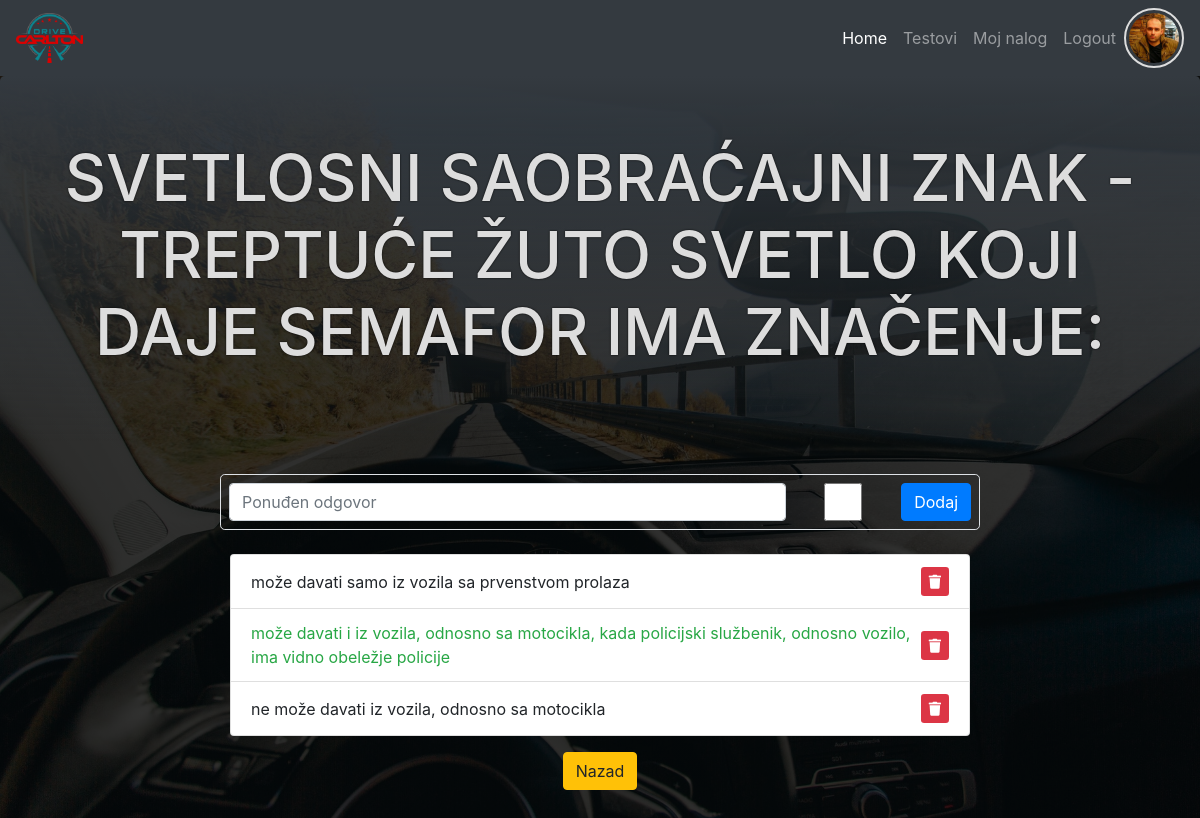
The page /question.php/test_questions.php?id=5 (signed in) on the database as committed earlier.
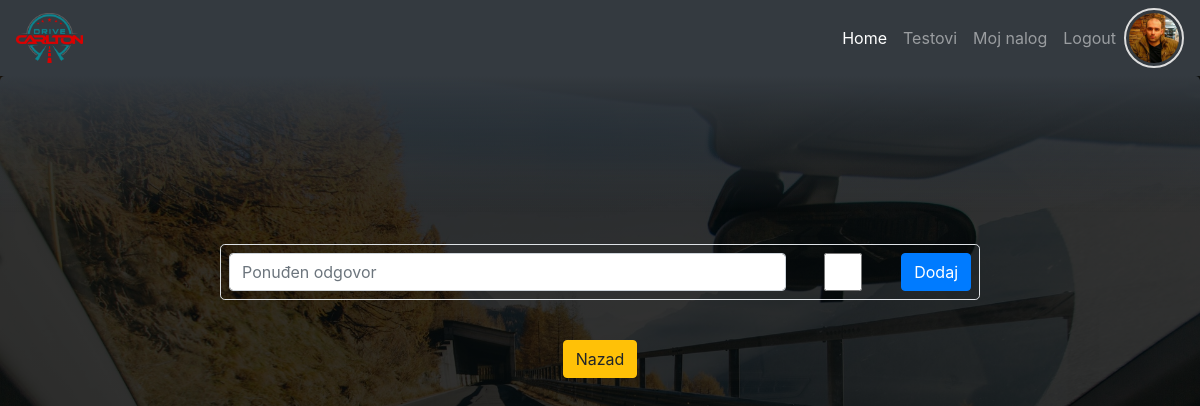
The same page on the database as committed later.
### tables this page shows
CREATE TABLE `users` (
  `id` int(11) NOT NULL,
  `first_name` varchar(50) NOT NULL,
  `last_name` varchar(50) NOT NULL,
  `date_birth` date NOT NULL,
  `email` varchar(50) NOT NULL,
  `password` varchar(60) NOT NULL,
  `created_at` timestamp NOT NULL DEFAULT CURRENT_TIMESTAMP,
  `last_login` timestamp NOT NULL DEFAULT CURRENT_TIMESTAMP,
  `profil_img` varchar(60) DEFAULT NULL,
  `role_id` int(11) DEFAULT NULL
);

CREATE TABLE `question` (
  `id` int(11) NOT NULL,
  `question` text NOT NULL,
  `atach` varchar(50) DEFAULT NULL,
  `test_id` int(11) NOT NULL,
  `answers` int(10) DEFAULT '1',
  `points` int(10) DEFAULT '1'
);

CREATE TABLE `solution` (
  `id` int(11) NOT NULL,
  `question_id` int(11) NOT NULL,
  `solution` varchar(255) NOT NULL,
  `corect` int(11) NOT NULL DEFAULT '0'
);

### question.php (called while the page is built, shortened)
<?php
require_once "core/init.php";
$user_info = $User->selectSingleJoin(
    ["users", "roles"],
    "role_id",
    ["id" => $_SESSION["id"]]
);
if (isset($_GET["id"])) {
    $question = $Tests->selectSingle("question", ["id" => $_GET["id"]]);
    $solution = $Tests->selectAll("solution", ["question_id" => $_GET["id"]]);
}
require_once ROOT . "/view/question.view.php";

### core/init.php (called while the page is built, shortened)
<?php
require_once "classes/Conection.php";
require_once "classes/QueryBuilder.php";
require_once "classes/User.php";
$database = $conn_config["home_desktop"];
$User         = new User($database);
$Tests        = new Tests($database);

### core/classes/User.php (called while the page is built, shortened)
<?php
class User extends QueryBuilder
{
    public function isLoged()
    {
        if (isset($_SESSION["id"])) {
            return false;
        } else {
            return true;
        }
    }
}

### core/classes/QueryBuilder.php (called while the page is built, shortened)
<?php
class QueryBuilder extends Connection
{
    public function selectAll(string $table, array $criteria = [])
    {
        $sql = "SELECT * FROM {$table}";
        if (count($criteria) > 0) {
            $key = key($criteria);
            $sql .= " WHERE {$key} = :{$key}";
        }
        $qry = $this->db->prepare($sql);
        if (count($criteria) > 0) {
            $qry->execute($criteria);
        } else {
            $qry->execute();
        }
        $result = $qry->fetchAll(PDO::FETCH_ASSOC);
        return $result;
    }
    public function selectSingle(string $table, array $criteria)
    {
        $key = key($criteria);
        $sql = "SELECT * FROM {$table} WHERE {$key} = :{$key}";
        $qry = $this->db->prepare($sql);
        $qry->execute($criteria);
        $result = $qry->fetch(PDO::FETCH_ASSOC);
        return $result;
    }
    public function selectSingleJoin(array $table, String $join_on, $criteria)
    {
        $key = key($criteria);
        $sql = "SELECT
                {$table[0]}.*, {$table[0]}.id {$table[0]}_id, {$table[1]}.*
                FROM {$table[0]}
                JOIN {$table[1]}
                ON {$table[0]}.{$join_on} = {$table[1]}.id
                WHERE {$table[0]}.{$key} = :{$key}";
        $qry = $this->db->prepare($sql);
        $qry->execute($criteria);
        $result = $qry->fetch(PDO::FETCH_OBJ);
        return $result;
    }
}

### core/classes/Conection.php (called while the page is built, shortened)
<?php
class Connection
{
    public function __construct($database)
    {
        try {
            $this->db = new PDO("mysql:host={$database['host']};dbname={$database['dbname']}", $database["user"], $database["password"]);
        } catch (PDOException $err) {
            die("Doslo je do greske. Nije moguce konektovati se sa bazom - " . $err->getMessage());
        }
    }
}

### view/question.view.php (the view, shortened to what this page needs)
<?php
require ROOT . "/include/top.php";
require ROOT . "/include/main_nav.php";
?>
<header class="jumbotron text-center">
    <h1><?php echo $question["question"]; ?></h1>
</header>
<section class="container pb-5">
    <article class="row">
        <form class="col-md-8 offset-md-2 row justify-content-between border rounded-lg p-2" action="question.php"
            method="post">
            <input class="form-control col-md-9 mb-0" type="text" name="option" placeholder="Ponuđen odgovor"></input>
            <input class="form-control col-md-1 mb-0" type="checkbox" name="corect" value="1"
                placeholder="Ponuđen odgovor"></input>
            <button class="btn btn-primary" name="add_option" type="submit">Dodaj</button>
        </form>
    </article>
    <article class="row no-gutters mt-4">
        <ul class="col-md-8 offset-md-2 list-group">
            <?php foreach($solution as $sol): ?>
            <li class="list-group-item <?php echo ($sol["corect"]) ? "text-success" : "" ?> d-flex align-items-center">
                <p class="flex-grow-1 m-0"><?php echo $sol["solution"]; ?></p>
                <a class="btn-sm btn-danger bg-danger"
                    href="delete_solution.php?<?php echo "id={$sol["id"]}&qid={$_GET["id"]}"; ?>"><i
                        class="fas fa-trash"></i></a>
            </li>
            <?php endforeach; ?>
        </ul>
        <div class="col-md-8 offset-md-2 mt-3 text-center">
            <a class="btn btn-warning"
                href="<?php echo ROOT_DIR . "/test_questions.php?id={$question["test_id"]}"; ?>">Nazad</a>
        </div>
    </article>
</section>
<?php
require ROOT . "/include/bottom.php";
?>

### include/top.php (shortened to what this page needs)
<!DOCTYPE html>
<html lang="en">
<head>
    <link rel="stylesheet" href="https://cdnjs.cloudflare.com/ajax/libs/font-awesome/5.15.3/css/all.min.css"
 />
    <link rel="stylesheet" href="https://cdn.jsdelivr.net/npm/bootstrap@4.6.0/dist/css/bootstrap.min.css"
>
    <link rel="stylesheet" href="<?php echo ROOT_DIR; ?>/css/style.css">
</head>
<body>

### include/main_nav.php (shortened to what this page needs)
<nav class="navbar navbar-expand-lg navbar-dark bg-dark">
    <a class="navbar-brand" href="<?php echo ROOT_DIR; ?>"><img class="img-fluid" src="asset/logo-sm.png" alt=""></a>
    <div class="collapse navbar-collapse" id="navbarNav">
        <ul class="navbar-nav ml-auto">
            <li class="nav-item active">
                <a class="nav-link" href="<?php echo ROOT_DIR; ?>">Home</a>
            </li>
            <li class="nav-item">
                <a class="nav-link" href="<?php echo ROOT_DIR; ?>/testovi.php">Testovi</a>
            </li>
            <?php if($User->isLoged()): ?>
            <li class="nav-item">
                <a class="nav-link" href="login_register.php">Login / Register</a>
            </li>
            <?php else: ?>
            <li class="nav-item">
                <a class="nav-link" href="user.php">Moj nalog</a>
            </li>
            <li class="nav-item">
                <a class="nav-link" href="logout.php">Logout</a>
            </li>
            <?php endif; ?>
        </ul>
        <?php if(!$User->isLoged()): ?>
        <div class="loged-profil">
            <img src="<?php echo ROOT_DIR . TARGET_DIR . ($user_info->profil_img ?:"../asset/logo-sm.png"); ?>" alt="">
        </div>
        <?php endif; ?>
    </div>
</nav>

### include/bottom.php (shortened to what this page needs)
</body>
</html>

### css/style.css (style rules this page uses)
* { margin: 0; padding: 0; box-sizing: border-box; }
body { background: linear-gradient(rgba(0, 0, 0, 0.8), rgba(0, 0, 0, 0.8)), url(../asset/bg.jpg); background-position: center top; background-size: cover; background-attachment: fixed; }
.jumbotron { background: linear-gradient(to bottom, rgba(52, 58, 64, 1), rgba(0, 0, 0, 0)); color: #ddd; }
.navbar-brand img, .loged-profil img { height: 50px; }
.loged-profil img { border: 2px solid #ddd; padding: 3px; border-radius: 50%; width: 60px; height: 60px; object-fit: cover; }
h1 { text-transform: uppercase; font-size: 4rem; }
h1, h1 + * { text-shadow: 0 0 2px #000; }

Rows that differ between the two databases and show on the page:
removed question: question "SVETLOSNI SAOBRAĆAJNI ZNAK - TREPTUĆE ŽUTO SVETLO KOJI DAJE SEMAFOR IMA ZNAČENJE:"
removed solution: solution "može davati samo iz vozila sa prvenstvom prolaza"
removed solution: solution "može davati i iz vozila, odnosno sa motocikla, kada policijski službenik, odnosno vozilo, ima vidno obeležje policije", corect 1 (drawn)
removed solution: solution "ne može davati iz vozila, odnosno sa motocikla"
